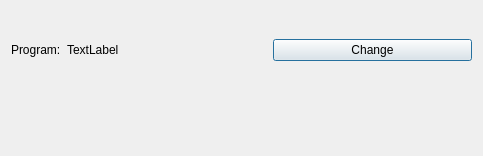
<?xml version="1.0" encoding="UTF-8"?>
<ui version="4.0">
 <class>SQL_VERITABANI_AYARLARI_BATCH</class>
 <widget class="QDialog" name="SQL_VERITABANI_AYARLARI_BATCH">
  <property name="geometry">
   <rect>
    <x>0</x>
    <y>0</y>
    <width>483</width>
    <height>156</height>
   </rect>
  </property>
  <property name="windowTitle">
   <string>Dialog</string>
  </property>
  <layout class="QGridLayout" name="gridLayout">
   <item row="0" column="0" colspan="2">
    <layout class="QHBoxLayout" name="horizontalLayout">
     <item>
      <widget class="QLabel" name="label">
       <property name="sizePolicy">
        <sizepolicy hsizetype="Fixed" vsizetype="Fixed">
         <horstretch>0</horstretch>
         <verstretch>0</verstretch>
        </sizepolicy>
       </property>
       <property name="text">
        <string>Program:</string>
       </property>
      </widget>
     </item>
     <item>
      <widget class="QLabel" name="label_adi">
       <property name="text">
        <string>TextLabel</string>
       </property>
      </widget>
     </item>
     <item>
      <widget class="QPushButton" name="push_button_program_degistir">
       <property name="text">
        <string>Change</string>
       </property>
      </widget>
     </item>
    </layout>
   </item>
   <item row="1" column="0">
    <spacer name="horizontalSpacer">
     <property name="orientation">
      <enum>Qt::Horizontal</enum>
     </property>
     <property name="sizeHint" stdset="0">
      <size>
       <width>321</width>
       <height>20</height>
      </size>
     </property>
    </spacer>
   </item>
   <item row="1" column="1">
    <widget class="QWidget" name="widget" native="true">
     <property name="sizePolicy">
      <sizepolicy hsizetype="Fixed" vsizetype="Fixed">
       <horstretch>0</horstretch>
       <verstretch>0</verstretch>
      </sizepolicy>
     </property>
    </widget>
   </item>
  </layout>
 </widget>
 <resources/>
 <connections/>
</ui>
